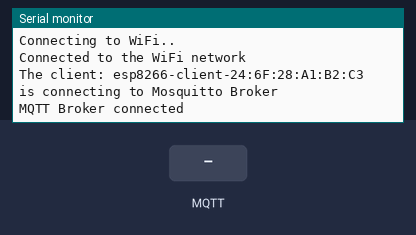
A sketch run on a simulated ESP8266 (NodeMCU). Parts: the last lines printed to the serial monitor. Inputs (shaded band) come from the test bench. WiFi joins after 1.5 s; servers stay silent unless stated; no MQTT or app messages arrive unless stated.

Above: at 2.7 s.
2.8 s: MQTT message "true" arrives on the first subscribed topic
At 3.9 s:
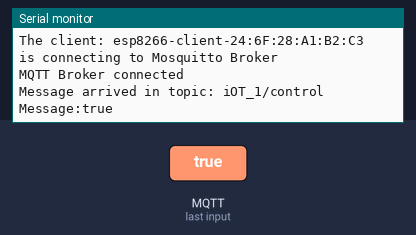
4.3 s: MQTT message "false" arrives on the first subscribed topic
At 5.1 s:
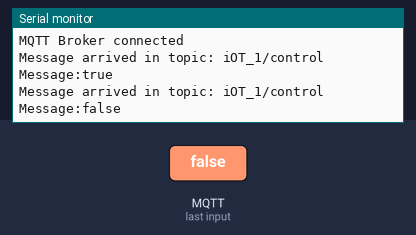
5.8 s: MQTT message "5" arrives on the first subscribed topic
At 6.2 s:
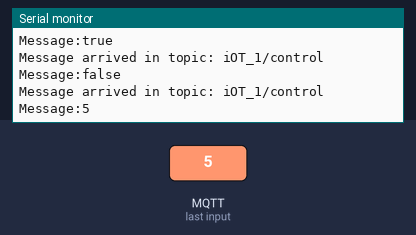

Measured:
- after the input at 2.8 s, the serial monitor: prints a new line at once (image 1)
- after the input at 4.3 s, the serial monitor: prints a new line at once (image 2)
- after the input at 5.8 s, the serial monitor: prints a new line at once (image 3)

The sketch:

CommunicationTesting.ino
```cpp
#include <ESP8266WiFi.h>
#include <PubSubClient.h>
#include <stdlib.h>
#include <ArduinoJson.h>

unsigned long previousMillis = 0;
unsigned long measurementinterval = 10000;

String redString = "255";
String greenString = "255";
String blueString = "255";
int count = 0;

// WiFi
// const char *ssid = "NW Coextro WIFI"; // Enter your WiFi name
// const char *password = "wycik96now";  // Enter WiFi password
// const char *ssid = "iPhone";       // Enter your WiFi name
// const char *password = "12345678"; // Enter WiFi password
const char *ssid = "Capstone";         // Enter your WiFi name
const char *password = "capstoneMJ02"; // Enter WiFi password
// MQTT Broker

const char *mqtt_broker = "192.168.1.143"; // Enter your WiFi or Ethernet IP
// const char *mqtt_broker = "192.168.1.143"; // Enter your WiFi or Ethernet IP
const char *topic = "iOT_1/logs";
const char *topic2 = "iOT_1/control";
const char *topic3 = "iOT_1/debug";
const int mqtt_port = 1883;
WiFiClient espClient;
PubSubClient client(espClient);

void setup()
{
  // Set software serial baud to 115200;
  Serial.begin(115200);
  Serial.println("Hello!");

  // connecting to a WiFi network
  WiFi.begin(ssid, password);
  while (WiFi.status() != WL_CONNECTED)
  {
    delay(500);
    Serial.println("Connecting to WiFi..");
  }

  Serial.println("Connected to the WiFi network");

  // connecting to a mqtt broker
  client.setServer(mqtt_broker, mqtt_port);
  client.setCallback(callback);

  while (!client.connected())
  {
    String client_id = "esp8266-client-";
    client_id += String(WiFi.macAddress());

    Serial.printf("The client: %s is connecting to Mosquitto Broker\n", client_id.c_str());

    if (client.connect(client_id.c_str()))
    {
      Serial.println("MQTT Broker connected");
    }
    else
    {
      Serial.print("failed with state ");
      Serial.println(client.state());
      delay(2000);
    }
  }

  // publish and subscribe
  client.publish(topic3, "Hello From ESP8266!");
  client.subscribe(topic2);
}
void callback(char *topic, byte *message, unsigned int length)
{
  Serial.print("Message arrived in topic: ");
  Serial.println(topic);
  Serial.print("Message:");

  String messageTemp;

  for (int i = 0; i < length; i++)
  {
    Serial.print((char)message[i]);
    messageTemp += (char)message[i];
  }
  Serial.println();

  DynamicJsonDocument doc(1024);
  deserializeJson(doc, messageTemp);
  JsonObject obj = doc.as<JsonObject>();
  JsonObject internalobj = obj["/control"];

  String on_off_val = internalobj["on_off"];
  if (on_off_val != "null")
  {
    if (on_off_val == "true")
    {
      Serial.println("\nPowering on");
    }
    else if (on_off_val == "false")
    {
      Serial.println("\nPowering off");
    }
  }

  String color_val = internalobj["color"];
  if (color_val != "null")
  {
    int rCol = color_val.substring(0, 3).toInt();
    int gCol = color_val.substring(4, 7).toInt();
    int bCol = color_val.substring(8, 11).toInt();
  }
}
void loop()
{

  client.loop();

  unsigned long currentMillis = millis();
  if (currentMillis - previousMillis > measurementinterval)
  {
    previousMillis = currentMillis;
    measureAndPublish();
  }
}

void measureAndPublish()
{
  float shuntvoltage = 0;
  float busvoltage = 0;
  float current_mA = 0;
  float loadvoltage = 0;
  float power_mW = 0;
  char destination[8];

  shuntvoltage = 0.69;
  busvoltage = 0.69;
  current_mA = 0.69;
  power_mW = 0.69;
  loadvoltage = busvoltage + (shuntvoltage / 1000);

  // Replace the string here for sending the data
  char buffer[50];

  sprintf(buffer, "{\"current_mA\": %.2f, \"loadvoltage\": %.2f, \"power_mW\": %.2f}", current_mA, loadvoltage, power_mW);
  Serial.println(buffer);
  client.publish(topic, buffer);
}
```
